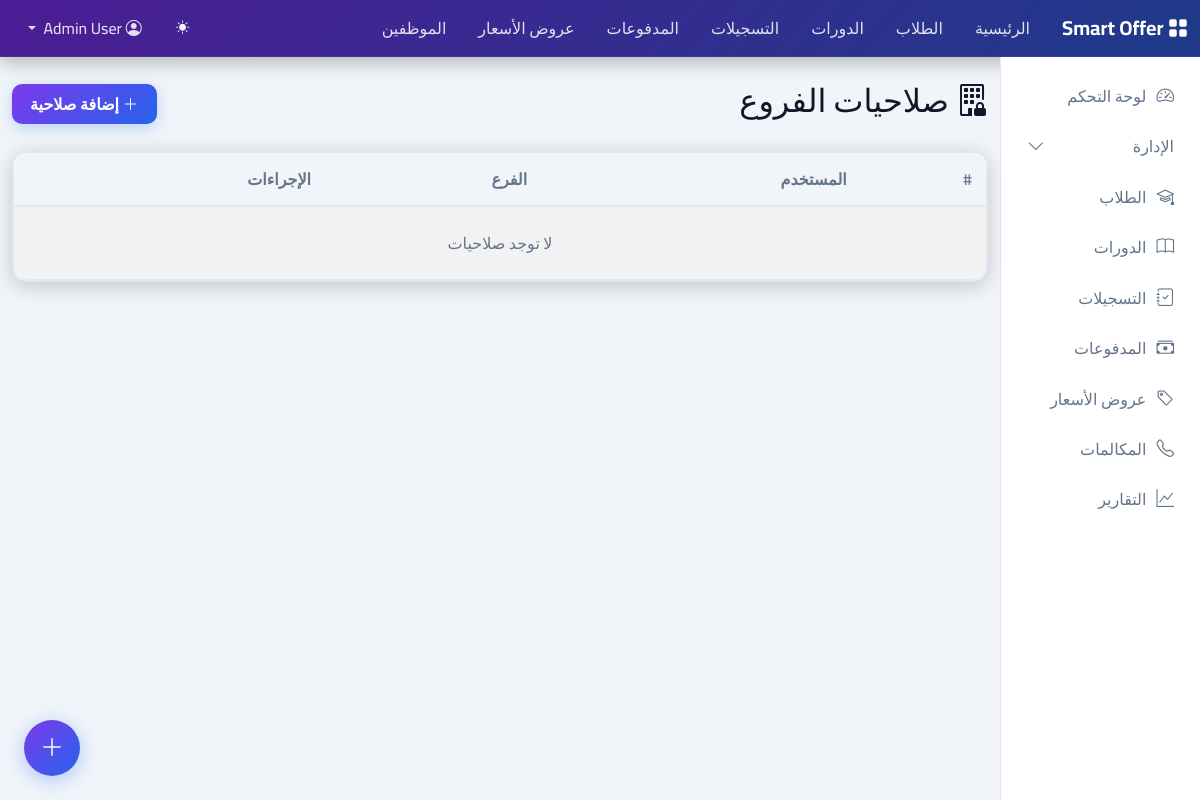
/branch-accesses/ (signed in), run on an earlier commit of the app's database.
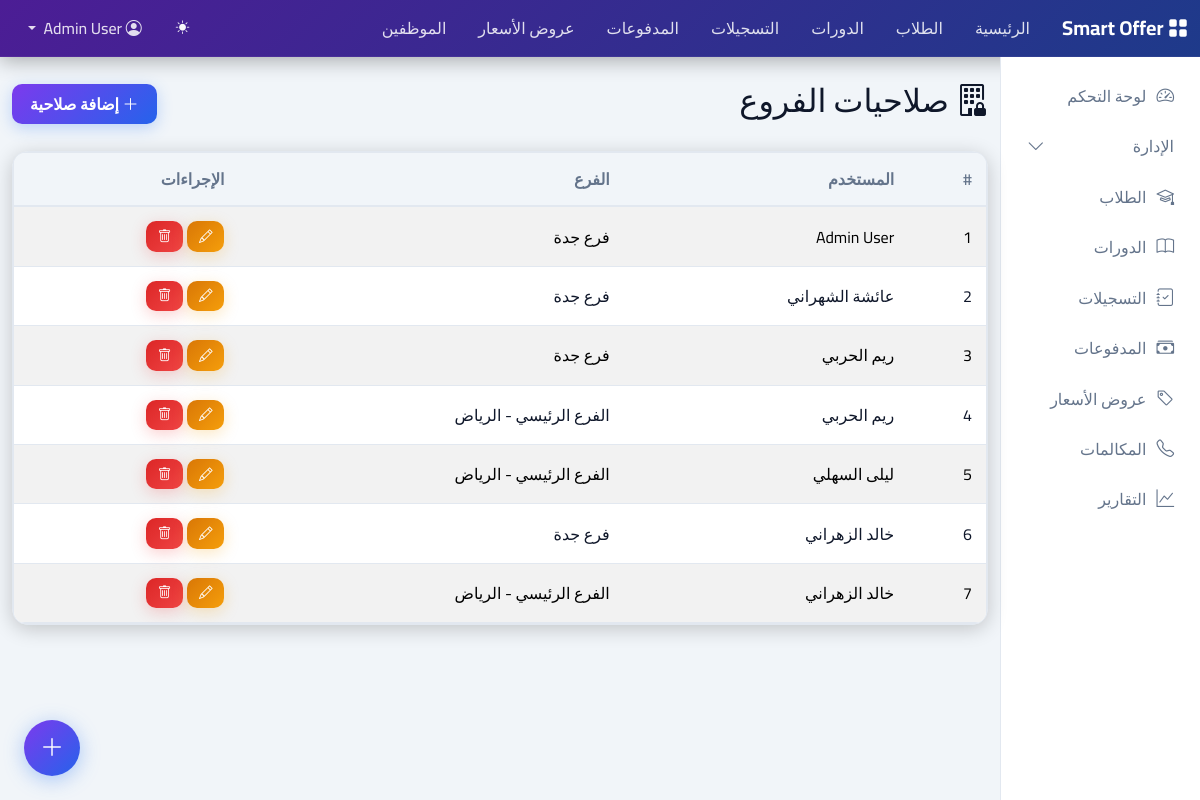
And on a later commit of the database.
### accounts/models.py (models this page shows, shortened)
class BranchAccess(models.Model):
    person = models.ForeignKey(Person, on_delete=models.CASCADE, related_name='branch_accesses', verbose_name='المستخدم')
    branch = models.ForeignKey('core.Branch', on_delete=models.CASCADE, related_name='accesses', verbose_name='الفرع')
    created_at = models.DateTimeField(auto_now_add=True)
    class Meta:
        verbose_name = 'صلاحية فرع'
        verbose_name_plural = 'صلاحيات الفروع'
        unique_together = ['person', 'branch']

class Person(AbstractBaseUser, PermissionsMixin):
    email = models.EmailField(unique=True, db_index=True, verbose_name='البريد الإلكتروني')
    first_name = models.CharField(max_length=100, blank=True, db_index=True, verbose_name='الاسم الأول')
    second_name = models.CharField(max_length=100, blank=True, verbose_name='الاسم الثاني')
    third_name = models.CharField(max_length=100, blank=True, verbose_name='الاسم الثالث')
    forth_name = models.CharField(max_length=100, blank=True, db_index=True, verbose_name='الاسم الرابع')
    mobile = models.CharField(max_length=20, blank=True, db_index=True, verbose_name='المحمول')
    phone = models.CharField(max_length=20, blank=True, verbose_name='التليفون')
    address = models.TextField(blank=True, verbose_name='العنوان')
    photo = models.TextField(blank=True, verbose_name='الصورة (Base64)')
    team = models.ForeignKey(Team, on_delete=models.SET_NULL, null=True, blank=True, db_index=True, related_name='members', verbose_name='الفريق')
    branch = models.ForeignKey('core.Branch', on_delete=models.SET_NULL, null=True, blank=True, db_index=True, related_name='persons', verbose_name='الفرع الرئيسي')
    is_staff = models.BooleanField(default=False, db_index=True, verbose_name='موظف')
    is_active = models.BooleanField(default=True, db_index=True, verbose_name='نشط')
    is_superuser = models.BooleanField(default=False, verbose_name='مدير نظام')
    last_login_date = models.DateTimeField(null=True, blank=True, verbose_name='آخر دخول')
    ip_address = models.GenericIPAddressField(null=True, blank=True, verbose_name='عنوان IP')
    options = models.JSONField(default=dict, blank=True, verbose_name='الإعدادات')
    created_at = models.DateTimeField(auto_now_add=True)
    updated_at = models.DateTimeField(auto_now=True)
    objects = PersonManager()
    USERNAME_FIELD = 'email'
    REQUIRED_FIELDS = ['first_name', 'forth_name']
    class Meta:
        verbose_name = 'مستخدم'
        verbose_name_plural = 'المستخدمين'
        ordering = ['-created_at']
    def get_full_name(self):
        return f"{self.first_name} {self.second_name} {self.third_name} {self.forth_name}".strip()
    def get_short_name(self):
        return f"{self.first_name} {self.forth_name}".strip()

### core/models.py (models this page shows, shortened)
class Branch(models.Model):
    company = models.ForeignKey(Company, on_delete=models.PROTECT, related_name='branches', verbose_name='الشركة')
    code = models.PositiveIntegerField(unique=True, verbose_name='الكود')
    name = models.CharField(max_length=255, verbose_name='اسم الفرع')
    sub_name = models.CharField(max_length=255, blank=True, verbose_name='الاسم الفرعي')
    address = models.TextField(blank=True, verbose_name='العنوان')
    phone1 = models.CharField(max_length=20, blank=True, verbose_name='التليفون 1')
    phone2 = models.CharField(max_length=20, blank=True, verbose_name='التليفون 2')
    postal_code = models.CharField(max_length=20, blank=True, verbose_name='الرقم البريدي')
    mobile = models.CharField(max_length=20, blank=True, verbose_name='المحمول')
    fax = models.CharField(max_length=20, blank=True, verbose_name='الفاكس')
    email = models.EmailField(blank=True, verbose_name='البريد الإلكتروني')
    website = models.URLField(blank=True, verbose_name='الموقع الإلكتروني')
    commercial_registration = models.CharField(max_length=50, blank=True, verbose_name='السجل التجاري')
    licence_code = models.CharField(max_length=50, blank=True, verbose_name='رقم الترخيص')
    tax_code = models.CharField(max_length=50, blank=True, verbose_name='الرقم الضريبي')
    logo = models.TextField(blank=True, verbose_name='الشعار (Base64)')
    created_at = models.DateTimeField(auto_now_add=True)
    updated_at = models.DateTimeField(auto_now=True)
    class Meta:
        verbose_name = 'فرع'
        verbose_name_plural = 'الفروع'
        ordering = ['code']

### accounts/views.py (the view)
# urls.py: path('branch-accesses/', BranchAccessListView.as_view(), name='branchaccess-list'),
class BranchAccessListView(LoginRequiredMixin, ListView):
    model = BranchAccess
    template_name = 'accounts/branchaccess_list.html'
    context_object_name = 'accesses'
    paginate_by = 20

### templates/accounts/branchaccess_list.html (shortened to what this page needs)
{% extends 'base.html' %}
{% block content %}
<div class="d-flex justify-content-between align-items-center mb-4">
    <h2><i class="bi bi-building-lock"></i> صلاحيات الفروع</h2>
    <a href="{% url 'branchaccess-create' %}" class="btn btn-primary"><i class="bi bi-plus-lg"></i> إضافة صلاحية</a>
</div>
<div class="card">
    <div class="table-responsive">
        <table class="table table-striped table-hover mb-0">
            <thead class="table-light">
                <tr>
                    <th>#</th>
                    <th>المستخدم</th>
                    <th>الفرع</th>
                    <th>الإجراءات</th>
                </tr>
            </thead>
            <tbody>
                {% for access in accesses %}
                <tr>
                    <td>{{ forloop.counter }}</td>
                    <td>{{ access.person.get_short_name }}</td>
                    <td>{{ access.branch.name }}</td>
                    <td>
                        <a href="{% url 'branchaccess-update' access.pk %}" class="btn btn-sm btn-warning"><i class="bi bi-pencil"></i></a>
                        <a href="{% url 'branchaccess-delete' access.pk %}" class="btn btn-sm btn-danger"><i class="bi bi-trash"></i></a>
                    </td>
                </tr>
                {% empty %}
                <tr>
                    <td colspan="4" class="text-center py-4 text-muted">لا توجد صلاحيات</td>
                </tr>
                {% endfor %}
            </tbody>
        </table>
    </div>
</div>
{% endblock %}

What changed in the data, as far as the page shows it:
added BranchAccess: person.get_short_name "Admin User", branch.name "فرع جدة"
added BranchAccess: person.get_short_name "عائشة الشهراني", branch.name "فرع جدة"
added BranchAccess: person.get_short_name "ريم الحربي", branch.name "فرع جدة"
added BranchAccess: person.get_short_name "ريم الحربي", branch.name "الفرع الرئيسي - الرياض"
added BranchAccess: person.get_short_name "ليلى السهلي", branch.name "الفرع الرئيسي - الرياض"
added BranchAccess: person.get_short_name "خالد الزهراني", branch.name "فرع جدة"
added BranchAccess: person.get_short_name "خالد الزهراني", branch.name "الفرع الرئيسي - الرياض"
Also different on the page:
text no longer shown: "لا توجد صلاحيات"
